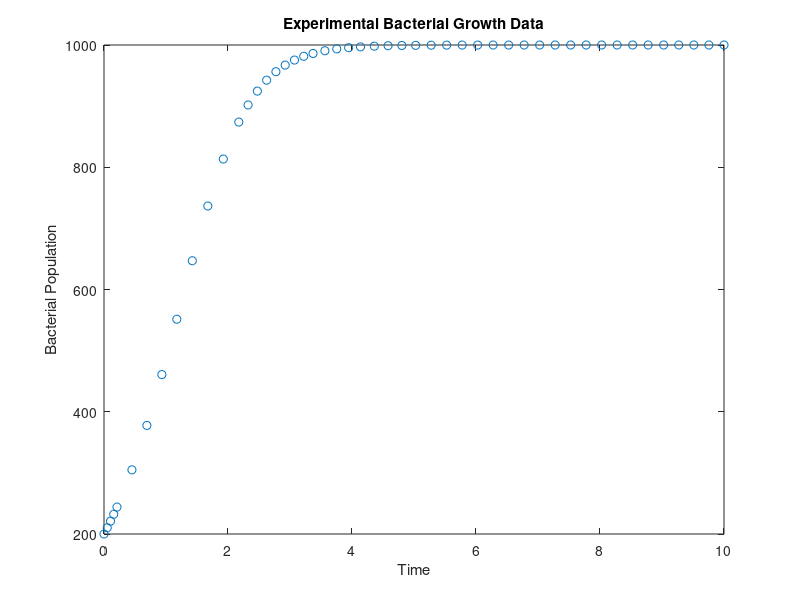

Recreate this plot in MATLAB. (Note: this script raises an error after producing the figure.)
% Load experimental data
% Replace 'data.txt' with your actual data file name
data = load('bacterial_growth_data.csv');
t_exp = data(:, 1);  % Assuming first column is time
N_exp = data(:, 2);  % Assuming second column is bacterial population

% Plot experimental data
figure;
plot(t_exp, N_exp, 'o');
xlabel('Time');
ylabel('Bacterial Population');
title('Experimental Bacterial Growth Data');

%% ----------------------------- %%


% Initial guess for parameters
initial_guess = [1, 1000, 2];
N0 = N_exp(1);  % Use first experimental point as initial condition

% Define objective function
obj_fun = @(params) compute_sse(params, N0, t_exp, N_exp);

% Find best-fit parameters
best_params = fminsearch(obj_fun, initial_guess);

% Extract best-fit parameters
lambda_fit = best_params(1);
theta_fit = best_params(2);
alpha_fit = best_params(3);

% Simulate with best-fit parameters
[t_sim, N_sim] = ode45(@(t, N) bacterial_growth(t, N, lambda_fit, theta_fit, alpha_fit), t_exp, N0);

% Plot results
figure;
plot(t_exp, N_exp, 'o', 'DisplayName', 'Experimental Data');
hold on;
plot(t_sim, N_sim, '-', 'DisplayName', 'Best-Fit Model');
xlabel('Time');
ylabel('Bacterial Population');
title('Bacterial Growth: Experimental vs Best-Fit Model');
legend('show');
hold off;

% Display best-fit parameters
fprintf('Best-fit parameters:\n');
fprintf('lambda = %.4f\n', lambda_fit);
fprintf('theta = %.4f\n', theta_fit);
fprintf('alpha = %.4f\n', alpha_fit);